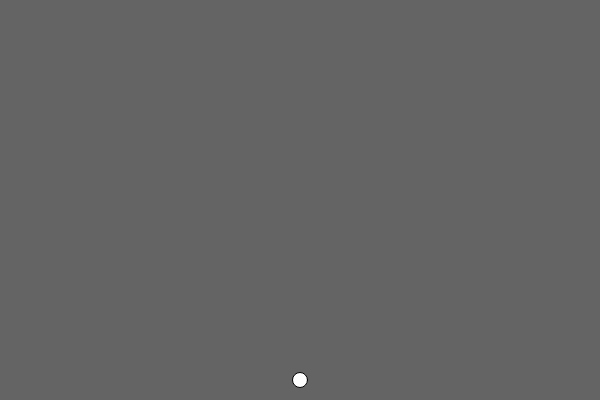
Frame 1 (no input)
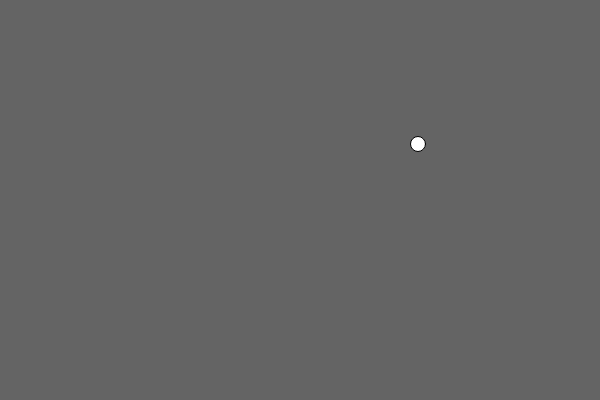
Frame 60 (no input)
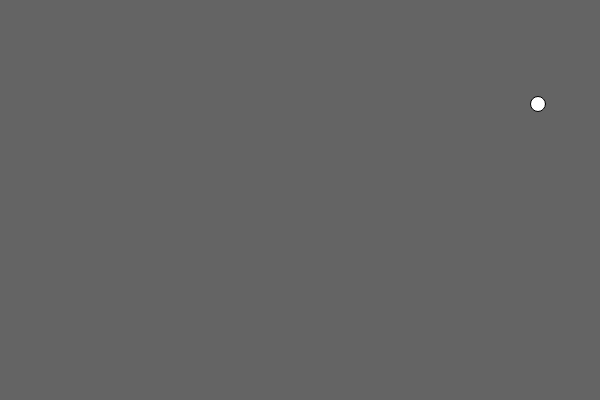
Frame 120 (the mouse pressed at the canvas centre since frame 60)

The p5.js sketch that drew these frames (run headless with seeded random() and noise() and a simulated clock; from frame 60 on, the mouse is pressed at the canvas centre):

// p5.js sketch
// ── sketch.js
var ball = {
  x: 300,
  y: 380,
  size: 15,
  directionX: 2,
  directionY: -4,


  display: function () {
    // note that to access any of ball's properties, you must use dot notation, using the special keyword this
    ellipse(this.x, this.y, this.size, this.size);
  },

  update: function () {
    this.checkForBounce();
    this.move();
  },

  move: function () {
    this.y += this.directionY;
    this.x += this.directionX;// this line is the same as: this.x = this.x + 1;
  },

  checkForBounce: function () {
    if (this.y > height - this.size / 2) this.bounceY();
    if (this.y < 0 + this.size / 2) this.bounceY();
    if (this.x > width - this.size / 2) this.bounceX();
    if (this.x < 0 + this.size / 2) this.bounceX();
  },

  bounceY: function () {
    // your code goes here; a hint: this will require making your own variable as well as defining this function
    // another hint: notice that ball is defined using object literal notation
    this.directionY = this.directionY*-1;
  },


bounceX: function() {
  this.directionX = this.directionX*-1;
},
};

var setup = function() { // setup is called only when the sketch starts
  createCanvas(600, 400);
};

var draw = function() { // draw is called 60 times per second; animation goes here.
  background(100); // pay special attention to this line; what does it do?
  ball.display();
  ball.update();
};
